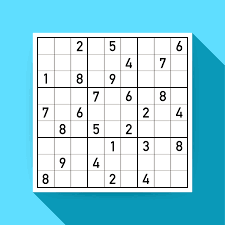
#> input picture img to img/sudoku_image1.png, 225 x 225 px
$ python sodoku.py
#> lines starting #> are read from the running program, lines starting #| are printed output that depends on the picture; after the words box and inside, x2 and y2 are one past the last pixel; in counts of white or black regions, pixels touching at a corner belong together
import cv2


def preprocess_image(image):
    # Convert to grayscale
    gray = cv2.cvtColor(image, cv2.COLOR_BGR2GRAY)
    # Apply adaptive thresholding
    thresh = cv2.adaptiveThreshold(gray, 255, cv2.ADAPTIVE_THRESH_GAUSSIAN_C,
                                   cv2.THRESH_BINARY_INV, 11, 2)
    return thresh


def find_digits(image):
    contours, _ = cv2.findContours(
        image, cv2.RETR_EXTERNAL, cv2.CHAIN_APPROX_SIMPLE)
    digit_contours = []
    for contour in contours:
        x, y, w, h = cv2.boundingRect(contour)
        if w > 20 and h > 20:
            digit_contours.append(contour)
    return digit_contours


def draw_boxes(image, contours):
    for contour in contours:
        x, y, w, h = cv2.boundingRect(contour)
        cv2.rectangle(image, (x, y), (x + w, y + h), (0, 255, 0), 2)


# Load the input image
image_path = 'sudoku_image1.png'
image = cv2.imread(image_path)
#> image is the input picture: shape (225, 225, 3); mean B, G, R 228.1, 212.2, 146.1

# Preprocess the image
preprocessed_image = preprocess_image(image.copy())
#> in preprocess_image, `gray = cv2.cvtColor(image, cv2.COLOR_BGR2GRAY)`:
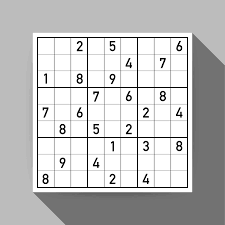
#> gray: shape (225, 225); min 0, max 255, mean 194.4
#> in preprocess_image, `thresh = cv2.adaptiveThreshold(gray, 255, cv2.ADAPTIVE_THRESH_GAUSSIAN..`:
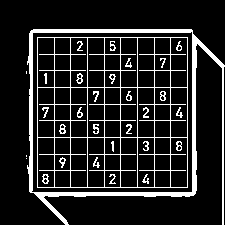
#> thresh: shape (225, 225); 13.9% white; 31 white regions (3 under 20 px)

# Find digit contours
digit_contours = find_digits(preprocessed_image)
#> in find_digits, `contours, _ = cv2.findContours( image, cv2.RETR_EXTERNAL, cv2.CHAIN_AP..`: contours = 4 contours, 3 with area under 20; largest, box (x1, y1, x2, y2) and area: (27, 29, 225, 225) 28050
#> the loop in find_digits, `for contour in contours:` made 4 passes
#> (x, y, w, h) on passes 1, 4: (26, 158, 1, 1), (27, 29, 198, 196)
#> (contour, x, y, w, h) on passes 2 to 3: ([[26, 155], [26, 156]], 26, 155, 1, 2), ([[26, 71], [26, 73]], 26, 71, 1, 3)
#> after the loop in find_digits, `for contour in contours:`: digit_contours = 1 contour; box (x1, y1, x2, y2) and area: (27, 29, 225, 225) 28050

# Draw bounding boxes on digits
image_with_boxes = image.copy()
draw_boxes(image_with_boxes, digit_contours)
#> the loop in draw_boxes, `for contour in contours:` made 1 pass
#> after the loop in draw_boxes, `for contour in contours:`:
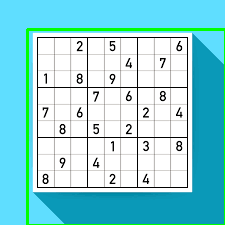
#> image: shape (225, 225, 3); mean B, G, R 220.7, 213.7, 143.7

# Display the image with bounding boxes
cv2.imshow("Image with Boxes", image_with_boxes)
cv2.waitKey(0)
cv2.destroyAllWindows()
